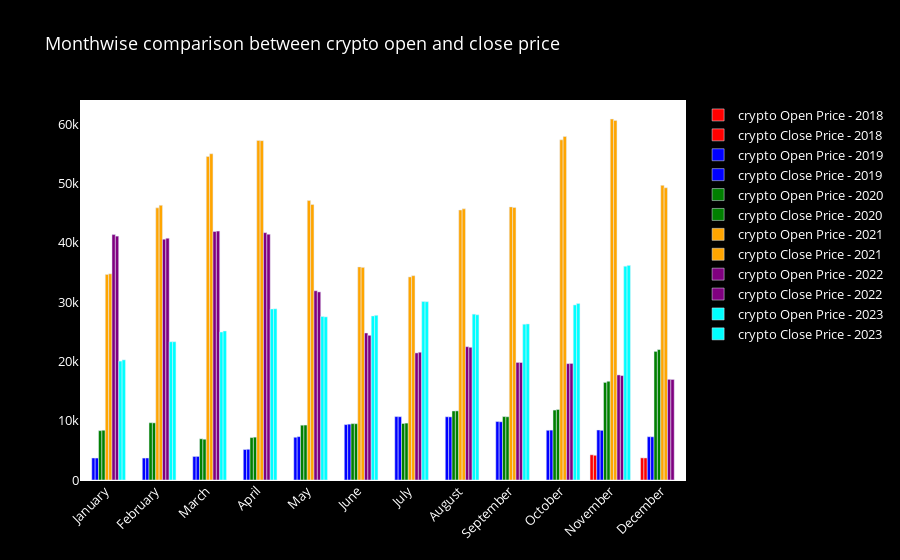

Source (notebook cell):
### Markdown cell above
Exploratory Data Analysis (EDA)

### Code cell
import pandas as pd
import plotly.graph_objects as go

def plot_monthwise_comparison(df):
    # Extracting year from the 'Date' column
    df['Year'] = df['Date'].dt.year

    # Defining colors for each year
    year_colors = {
        2018: 'red',
        2019: 'blue',
        2020: 'green',
        2021: 'orange',
        2022: 'purple',
        2023: 'cyan'
    }

    # Creating an empty figure
    fig = go.Figure()

    # Iterating over each year
    for year in df['Year'].unique():
        year_df = df[df['Year'] == year]

        # Creating a month-wise summary
        monthwise = year_df.groupby(year_df['Date'].dt.strftime('%B'))[['Open', 'Close']].mean()
        new_order = ['January', 'February', 'March', 'April', 'May', 'June', 'July', 'August', 
                     'September', 'October', 'November', 'December']
        monthwise = monthwise.reindex(new_order, axis=0)

        # Adding traces for Open and Close prices with distinct shades
        fig.add_trace(go.Bar(
            x=monthwise.index,
            y=monthwise['Open'],
            name=f'crypto Open Price - {year}',
            marker_color=year_colors.get(year, 'grey')  # Using grey for unspecified years
        ))
        fig.add_trace(go.Bar(
            x=monthwise.index,
            y=monthwise['Close'],
            name=f'crypto Close Price - {year}',
            marker_color=year_colors.get(year, 'grey')  # Using grey for unspecified years
        ))

    # Updating the layout of the figure
    fig.update_layout({
        'plot_bgcolor': 'white',
        'paper_bgcolor': 'black'
    })
    fig.update_layout(barmode='group', xaxis_tickangle=-45, 
                      title='Monthwise comparison between crypto open and close price',font_size=13, font_color='white')

    # Showing the plot
    fig.show()

# Example usage:
# Assuming maindf is your DataFrame containing crypto price data
plot_monthwise_comparison(maindf)

### Figure 1 — Plotly figure (JSON) as saved in the notebook; plotly's stock layout.template omitted (floating-point values rounded to 4 significant figures)
{"data": [{"marker": {"color": "red"}, "name": "crypto Open Price - 2018", "type": "bar", "x": ["January", "February", "March", "April", "May", "June", "July", "August", "September", "October", "November", "December"], "y": [null, null, null, null, null, null, null, null, null, null, 4245.0, 3726.0]}, {"marker": {"color": "red"}, "name": "crypto Close Price - 2018", "type": "bar", "x": ["January", "February", "March", "April", "May", "June", "July", "August", "September", "October", "November", "December"], "y": [null, null, null, null, null, null, null, null, null, null, 4165.0, 3717.0]}, {"marker": {"color": "blue"}, "name": "crypto Open Price - 2019", "type": "bar", "x": ["January", "February", "March", "April", "May", "June", "July", "August", "September", "October", "November", "December"], "y": [3710.0, 3697.0, 3968.0, 5137.0, 7205.0, 9339.0, 10690.0, 10660.0, 9858.0, 8382.0, 8427.0, 7296.0]}, {"marker": {"color": "blue"}, "name": "crypto Close Price - 2019", "type": "bar", "x": ["January", "February", "March", "April", "May", "June", "July", "August", "September", "October", "November", "December"], "y": [3702.0, 3712.0, 3976.0, 5178.0, 7310.0, 9416.0, 10670.0, 10640.0, 9814.0, 8412.0, 8374.0, 7284.0]}, {"marker": {"color": "green"}, "name": "crypto Open Price - 2020", "type": "bar", "x": ["January", "February", "March", "April", "May", "June", "July", "August", "September", "October", "November", "December"], "y": [8319.0, 9656.0, 6944.0, 7151.0, 9238.0, 9500.0, 9519.0, 11640.0, 10690.0, 11790.0, 16450.0, 21680.0]}, {"marker": {"color": "green"}, "name": "crypto Close Price - 2020", "type": "bar", "x": ["January", "February", "March", "April", "May", "June", "July", "August", "September", "October", "November", "December"], "y": [8389.0, 9631.0, 6871.0, 7224.0, 9263.0, 9489.0, 9590.0, 11650.0, 10660.0, 11890.0, 16650.0, 21980.0]}, {"marker": {"color": "orange"}, "name": "crypto Open Price - 2021", "type": "bar", "x": ["January", "February", "March", "April", "May", "June", "July", "August", "September", "October", "November", "December"], "y": [34650.0, 45870.0, 54540.0, 57250.0, 47110.0, 35920.0, 34230.0, 45520.0, 46040.0, 57340.0, 60860.0, 49670.0]}, {"marker": {"color": "orange"}, "name": "crypto Close Price - 2021", "type": "bar", "x": ["January", "February", "March", "April", "May", "June", "July", "August", "September", "October", "November", "December"], "y": [34760.0, 46310.0, 55000.0, 57210.0, 46440.0, 35850.0, 34440.0, 45710.0, 45940.0, 57910.0, 60620.0, 49260.0]}, {"marker": {"color": "purple"}, "name": "crypto Open Price - 2022", "type": "bar", "x": ["January", "February", "March", "April", "May", "June", "July", "August", "September", "October", "November", "December"], "y": [41370.0, 40590.0, 41890.0, 41690.0, 31900.0, 24780.0, 21420.0, 22470.0, 19820.0, 19620.0, 17710.0, 16970.0]}, {"marker": {"color": "purple"}, "name": "crypto Close Price - 2022", "type": "bar", "x": ["January", "February", "March", "April", "May", "June", "July", "August", "September", "October", "November", "December"], "y": [41110.0, 40760.0, 41970.0, 41440.0, 31710.0, 24380.0, 21540.0, 22370.0, 19800.0, 19650.0, 17600.0, 16950.0]}, {"marker": {"color": "cyan"}, "name": "crypto Open Price - 2023", "type": "bar", "x": ["January", "February", "March", "April", "May", "June", "July", "August", "September", "October", "November", "December"], "y": [20040.0, 23300.0, 24950.0, 28820.0, 27560.0, 27650.0, 30100.0, 27960.0, 26270.0, 29510.0, 36040.0, null]}, {"marker": {"color": "cyan"}, "name": "crypto Close Price - 2023", "type": "bar", "x": ["January", "February", "March", "April", "May", "June", "July", "August", "September", "October", "November", "December"], "y": [20250.0, 23300.0, 25120.0, 28860.0, 27500.0, 27760.0, 30060.0, 27850.0, 26310.0, 29760.0, 36180.0, null]}], "layout": {"barmode": "group", "font": {"color": "white", "size": 13}, "paper_bgcolor": "black", "plot_bgcolor": "white", "title": {"text": "Monthwise comparison between crypto open and close price"}, "xaxis": {"tickangle": -45}}}
